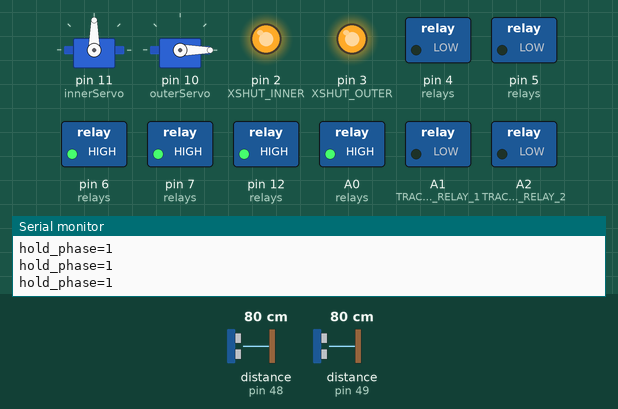
This sketch was run on a simulated Arduino Uno, built with avr-gcc and run on an emulated ATmega328P. Parts: 2 × servo, switched loads named in the sketch (green lamp = pin HIGH), output pins drawn as LEDs (lit = HIGH), the last lines printed to the serial monitor. The test bench sets the inputs (shaded band); at power-on: distance to the obstacle (sensors on pin 48, pin 49) 80 cm. Random numbers use the default seed unless the sketch sets one.

Above: at 5.7 s.
5.8 s: distance to the obstacle (sensor on pin 48) set to 19 cm
10.7 s: distance to the obstacle (sensor on pin 48) set to 16 cm
At 13.6 s:
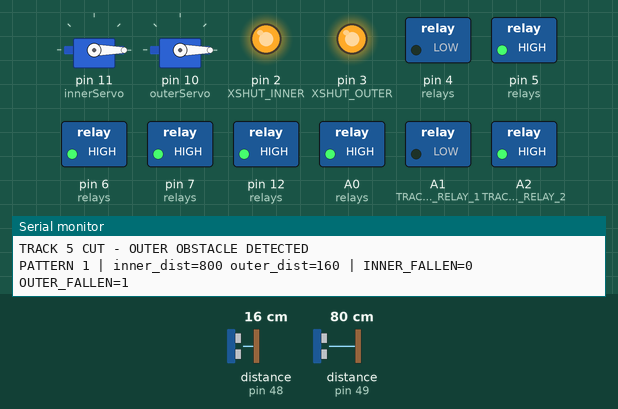
14.2 s: distance to the obstacle (sensor on pin 49) set to 14 cm
17.7 s: distance to the obstacle (sensor on pin 49) set to 11 cm
At 20.8 s:
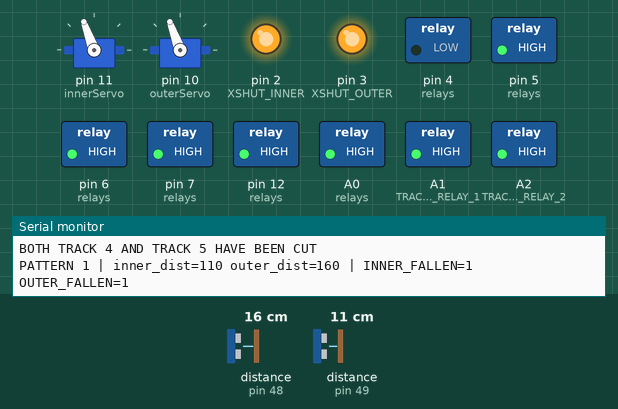
21.2 s: distance to the obstacle (sensor on pin 48) set to 18 cm
At 21.8 s:
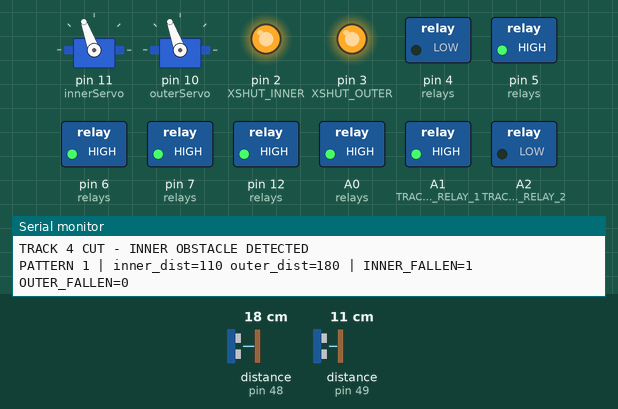
26.1 s: distance to the obstacle (sensor on pin 49) set to 18 cm
At 29.1 s:
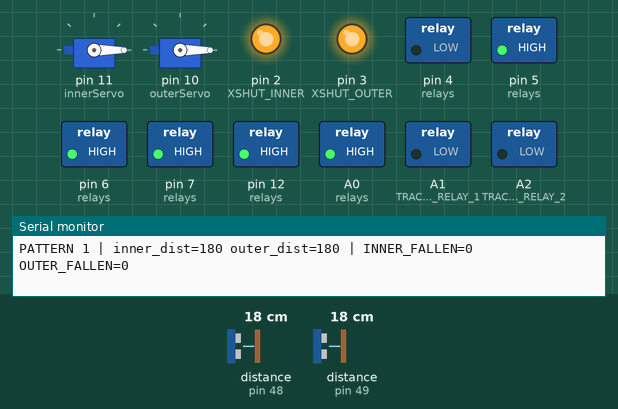
Timing chart, 0 to 32.5 s (numbered marks = the images above; inputs shaded):
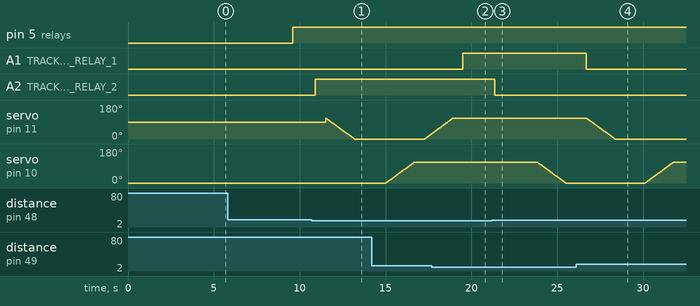

The sketch:

power_plus_switches_conops.ino
```cpp
#include <Wire.h>

#include <VL53L0X.h>

#include <Servo.h>

/////////////////////////////////////////////////////////////

// ---------------- SENSOR SYSTEM ----------------

/////////////////////////////////////////////////////////////

VL53L0X outerSensor;

VL53L0X innerSensor;

#define XSHUT_OUTER 3

#define XSHUT_INNER 2

/////////////////////////////////////////////////////////////

// ---------------- SERVOS ----------------

/////////////////////////////////////////////////////////////

Servo innerServo;

Servo outerServo;

int innerState = 1;

int outerState = 1;

unsigned long innerTimer = 0;

unsigned long outerTimer = 0;

unsigned long innerInterval = 5000;

unsigned long outerInterval = 5000;

bool started = false;

unsigned long startTime = 0;

bool inner_tree_lowered = true;

bool outer_tree_lowered = true;

/////////////////////////////////////////////////////////////

// ---------------- TRACK RELAYS ----------------

/////////////////////////////////////////////////////////////

#define TRACK_POWER_RELAY_1 A1

#define TRACK_POWER_RELAY_2 A2

/////////////////////////////////////////////////////////////

// ---------------- SWITCH SYSTEM ----------------

/////////////////////////////////////////////////////////////

struct RelayPair {

  int dirPin;

  int trigPin;

  const char* name;

};

RelayPair relays[] = {

  {4,  6,  "SW1"},

  {20, 7,  "SW2"},

  {21, 12, "SW3"},

  {5,  A0, "SW4"}

};

const int NUM_RELAYS = 4;

const unsigned long STAGGER_DELAY = 5;

/////////////////////////////////////////////////////////////

// PATTERN DELAYS (UNCHANGED)

/////////////////////////////////////////////////////////////

const unsigned long PATTERN1_DELAY = 60000;

const unsigned long PATTERN2_DELAY = 30000;

const unsigned long PATTERN3_DELAY = 30000;

/////////////////////////////////////////////////////////////

// PATTERNS (STRUCTURE PRESERVED)

/////////////////////////////////////////////////////////////

int pattern1[] = {LOW, LOW, LOW, HIGH};

int pattern2[] = {HIGH, HIGH, HIGH, HIGH};

int pattern3[] = {HIGH, LOW, HIGH, LOW};

/////////////////////////////////////////////////////////////

// STATE MACHINE (HIDDEN FROM USER STRUCTURE)

/////////////////////////////////////////////////////////////

int currentPattern = 0;

unsigned long patternStartTime = 0;

unsigned long currentDelay = 30000;

bool patternActive = false;

bool patternTriggered = false;

/////////////////////////////////////////////////////////////

// LOW LEVEL RELAY FUNCTIONS

/////////////////////////////////////////////////////////////

void triggerAllStaggered() {

  Serial.println("TRIGGERING ALL");

  for (int i = 0; i < NUM_RELAYS; i++) {

    digitalWrite(relays[i].trigPin, LOW);

    delay(STAGGER_DELAY);

    digitalWrite(relays[i].trigPin, HIGH);

    delay(STAGGER_DELAY);

  }

}

void setRelayStates(int states[]) {

  Serial.println("SETTING STATES");

  for (int i = 0; i < NUM_RELAYS; i++) {

    digitalWrite(relays[i].dirPin, states[i]);

    Serial.print(relays[i].name);

    Serial.print(" = ");

    Serial.println(states[i] == HIGH ? "HIGH" : "LOW");

  }

}

void runPattern(int states[], const char* name, unsigned long delayTime) {

  // start pattern once

  if (!patternTriggered) {

    Serial.println("================================");

    Serial.println(name);

    setRelayStates(states);

    triggerAllStaggered();

    patternStartTime = millis();

    currentDelay = delayTime;

    patternTriggered = true;

    Serial.println("DONE");

    Serial.println("================================");

  }

  // wait NON-BLOCKING

  if (millis() - patternStartTime >= currentDelay) {

    currentPattern++;

    patternTriggered = false;

  }

}

/////////////////////////////////////////////////////////////

// SETUP

/////////////////////////////////////////////////////////////

void setup() {

  Serial.begin(9600);

  delay(3000);

  Serial.println(F("A: START"));

  innerServo.attach(11);

  outerServo.attach(10);

  innerServo.write(90);

  outerServo.write(0);

  pinMode(XSHUT_OUTER, OUTPUT);

  pinMode(XSHUT_INNER, OUTPUT);

  digitalWrite(XSHUT_OUTER, LOW);

  digitalWrite(XSHUT_INNER, LOW);

  delay(500);

  Wire.begin();

  Wire.setClock(400000);

  digitalWrite(XSHUT_OUTER, HIGH); delay(500);

  outerSensor.init();

  outerSensor.setAddress(0x30);

  outerSensor.startContinuous();

  digitalWrite(XSHUT_INNER, HIGH); delay(500);

  innerSensor.init();

  innerSensor.setAddress(0x31);

  innerSensor.startContinuous();

  Serial.println(F("F: BOTH SYSTEMS RUNNING"));

  pinMode(TRACK_POWER_RELAY_1, OUTPUT);

  pinMode(TRACK_POWER_RELAY_2, OUTPUT);

  digitalWrite(TRACK_POWER_RELAY_1, LOW);

  digitalWrite(TRACK_POWER_RELAY_2, LOW);

  for (int i = 0; i < NUM_RELAYS; i++) {

    pinMode(relays[i].dirPin, OUTPUT);

    pinMode(relays[i].trigPin, OUTPUT);

    digitalWrite(relays[i].trigPin, HIGH);

  }

  startTime = millis();

}

/////////////////////////////////////////////////////////////

// LOOP (STRUCTURE PRESERVED EXACTLY)

/////////////////////////////////////////////////////////////
void moveServoSlow(Servo &servo, int startPos, int endPos, int stepDelay) {
  if (startPos < endPos) {
    for (int pos = startPos; pos <= endPos; pos++) {
      servo.write(pos);
      delay(stepDelay);
    }
  } else {
    for (int pos = startPos; pos >= endPos; pos--) {
      servo.write(pos);
      delay(stepDelay);
    }
  }
}


void loop() {

  /////////////////////////////////////////////////////////////

  // HOLD PHASE

  /////////////////////////////////////////////////////////////

  if (!started && (millis() - startTime < 5000)) {

    Serial.println(F("hold_phase=1"));

    return;

  }

  if (!started) {

    innerTimer = millis();

    outerTimer = millis();

    innerInterval = random(1000, 5000);

    outerInterval = random(5000, 10000);

    started = true;

  }

  /////////////////////////////////////////////////////////////

  // SENSOR READ

  /////////////////////////////////////////////////////////////

  int outerDist = outerSensor.readRangeContinuousMillimeters();

  int innerDist = innerSensor.readRangeContinuousMillimeters();

  bool outer_tree_fallen = (outerDist <= 170);

  bool inner_tree_fallen = (innerDist <= 120);

  /////////////////////////////////////////////////////////////

  // TRACK SAFETY

  /////////////////////////////////////////////////////////////

  digitalWrite(TRACK_POWER_RELAY_1, inner_tree_fallen ? HIGH : LOW);

  digitalWrite(TRACK_POWER_RELAY_2, outer_tree_fallen ? HIGH : LOW);

  if (inner_tree_fallen && digitalRead(TRACK_POWER_RELAY_1) == HIGH &&
      outer_tree_fallen && digitalRead(TRACK_POWER_RELAY_2) == HIGH) {

      Serial.println("BOTH TRACK 4 AND TRACK 5 HAVE BEEN CUT");

  }
  else if (inner_tree_fallen && digitalRead(TRACK_POWER_RELAY_1) == HIGH) {

      Serial.println("TRACK 4 CUT - INNER OBSTACLE DETECTED");

  }
  else if (outer_tree_fallen && digitalRead(TRACK_POWER_RELAY_2) == HIGH) {

      Serial.println("TRACK 5 CUT - OUTER OBSTACLE DETECTED");

  }

  /////////////////////////////////////////////////////////////

  // SERVO LOGIC

  /////////////////////////////////////////////////////////////

  // if (millis() - innerTimer >= innerInterval) {

  //   innerTimer = millis();

  //   innerState = !innerState;

  //   innerServo.write(innerState ? 90 : 0);

  //   innerInterval = random(5000, 10000);

  // }

  // if (millis() - outerTimer >= outerInterval) {

  //   outerTimer = millis();

  //   outerState = !outerState;

  //   outerServo.write(outerState ? 0 : 90);

  //   outerInterval = random(5000, 10000);

  // }

  if (millis() - innerTimer >= innerInterval) {

    innerTimer = millis();

    innerState = !innerState;

    moveServoSlow(innerServo,
                  innerState ? 0 : 110,
                  innerState ? 110 : 0,
                  15);   // bigger = slower

    innerInterval = random(5000, 10000);
  }

  if (millis() - outerTimer >= outerInterval) {

    outerTimer = millis();

    outerState = !outerState;

    moveServoSlow(outerServo,
                  outerState ? 110 : 0,
                  outerState ? 0 : 110,
                  15);

    outerInterval = random(5000, 10000);
  }

  /////////////////////////////////////////////////////////////

  // SWITCH SYSTEM (LOOKS IDENTICAL TO YOUR ORIGINAL STYLE)

  /////////////////////////////////////////////////////////////

  if (currentPattern == 0) {

    /////////////////////////////////////////////////////////////

    // PATTERN 1: outer loop

    /////////////////////////////////////////////////////////////

    runPattern(pattern1, "PATTERN 1", PATTERN1_DELAY);

  }

  else if (currentPattern == 1) {

    /////////////////////////////////////////////////////////////

    // PATTERN 2: inner loop

    /////////////////////////////////////////////////////////////

    runPattern(pattern2, "PATTERN 2", PATTERN2_DELAY);

  }

  else if (currentPattern == 2) {

    /////////////////////////////////////////////////////////////

    // PATTERN 3... exit

    /////////////////////////////////////////////////////////////

    runPattern(pattern3, "PATTERN 3", PATTERN3_DELAY);

  }

  else {

    currentPattern = 0;

  }

  /////////////////////////////////////////////////////////////

  // TELEMETRY

  /////////////////////////////////////////////////////////////

  Serial.print("PATTERN ");
  Serial.print(currentPattern + 1);
  Serial.print(" | ");

  Serial.print("inner_dist="); Serial.print(innerDist);

  Serial.print(" outer_dist="); Serial.print(outerDist);

  Serial.print(" | INNER_FALLEN="); Serial.print(inner_tree_fallen);

  Serial.print(" OUTER_FALLEN="); Serial.println(outer_tree_fallen);

  delay(500);

}
```

Measured:
- the behaviour switches between 18 and 17 cm on distance to the obstacle (sensor on pin 48) (found by bisection; images 0 and 1)
- the behaviour switches between 13 and 12 cm on distance to the obstacle (sensor on pin 49) (found by bisection; images 1 and 2)
- after the input at 10.7 s, A2 (TRACK_POWER_RELAY_2): LOW → HIGH after 0.20 s
- after the input at 17.7 s, A1 (TRACK_POWER_RELAY_1): LOW → HIGH after 1.8 s
- after the input at 21.2 s, A2 (TRACK_POWER_RELAY_2): HIGH → LOW after 0.16 s
- after the input at 26.1 s, A1 (TRACK_POWER_RELAY_1): HIGH → LOW after 0.60 s
